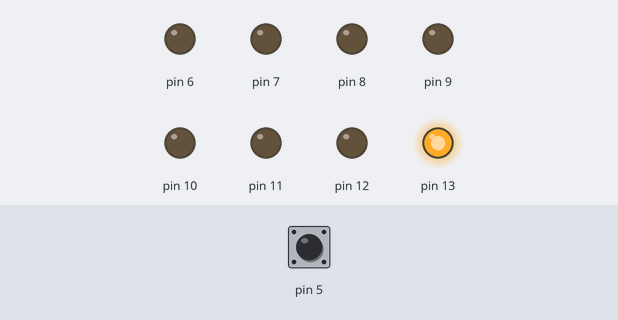
Simulated run of this sketch. Board: Arduino Uno, built with avr-gcc and run on an emulated ATmega328P. On the bench: output pins drawn as LEDs (lit = HIGH). The test bench sets the inputs (shaded band); at power-on: pin 5 HIGH.

Above: at 0.15 s.
At 0.75 s:
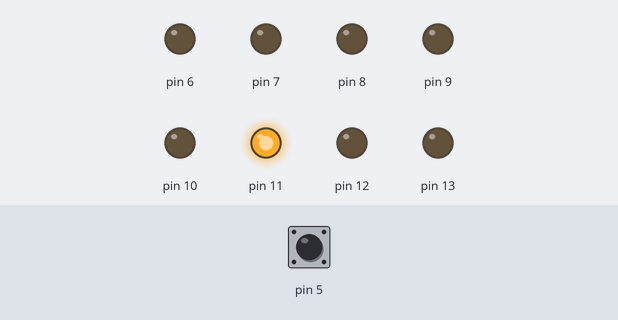
At 1.35 s:
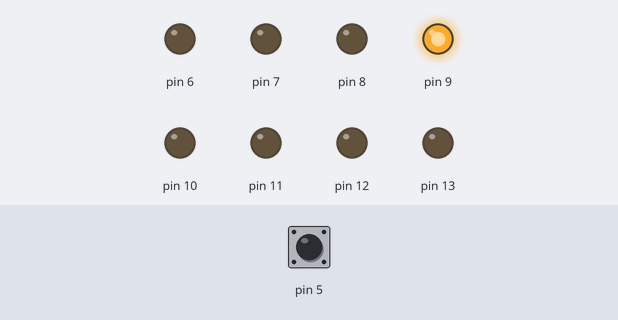
At 2.55 s:
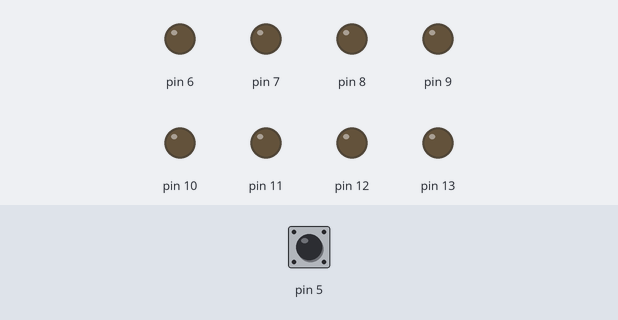
At 4.35 s:
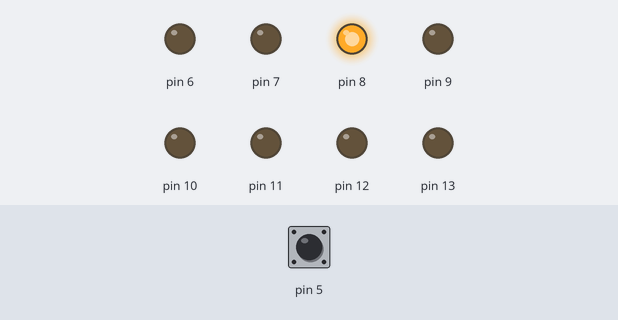
At 5.85 s:
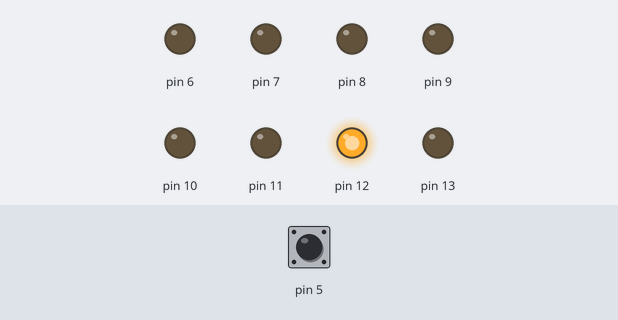
Timing chart, 0 to 6.2 s (numbered marks = the images above):
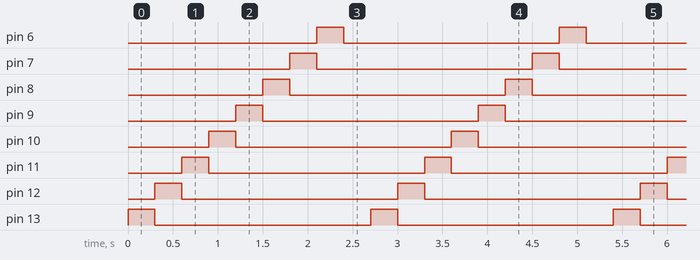

Measured:
- by itself, pin 6–13: alternates HIGH for 0.30 s and LOW for 2.4 s
- by itself, everything shown: repeats every 2.7 s, in 9 steps

The sketch:

practica1.ino
```cpp
int sensor = 0;
void setup() {
  // en esta parte va la configuracion

  pinMode(5, INPUT);
  pinMode(6, OUTPUT);
  pinMode(7, OUTPUT);
  pinMode(8, OUTPUT);
  pinMode(9, OUTPUT);
  pinMode(10, OUTPUT);
  pinMode(11, OUTPUT);
  pinMode(12, OUTPUT);
  pinMode(13, OUTPUT);
}

void loop() {

  sensor = digitalRead(5);

  if(sensor == 0){

    // ===== SECUENCIA 1 =====
  // Un LED a la vez

  digitalWrite(6, HIGH); // Enciende el led
  delay(300);            // retardo, dura 1 segundo prendido 1000 ms= 1s
  digitalWrite(6, LOW);   // Apaga el led

  digitalWrite(7, HIGH);
  delay(300);
  digitalWrite(7, LOW);

  digitalWrite(8, HIGH);
  delay(300);
  digitalWrite(8, LOW);

  digitalWrite(9, HIGH);
  delay(300);
  digitalWrite(9, LOW);

  digitalWrite(10, HIGH);
  delay(300);
  digitalWrite(10, LOW);

  digitalWrite(11, HIGH);
  delay(300);
  digitalWrite(11, LOW);

  digitalWrite(12, HIGH);
  delay(300);
  digitalWrite(12, LOW);

  digitalWrite(13, HIGH);
  delay(300);
  digitalWrite(13, LOW);

  delay(300); // pequeño delay diferenciador

  }else{
    // ===== SECUENCIA 2 =====
  // Un LED a la vez pero ahora al reves
  digitalWrite(13, HIGH);
  delay(300);
  digitalWrite(13, LOW);

  digitalWrite(12, HIGH);
  delay(300);
  digitalWrite(12, LOW);

  digitalWrite(11, HIGH);
  delay(300);
  digitalWrite(11, LOW);

  digitalWrite(10, HIGH);
  delay(300);
  digitalWrite(10, LOW);

  digitalWrite(9, HIGH);
  delay(300);
  digitalWrite(9, LOW);

  digitalWrite(8, HIGH);
  delay(300);
  digitalWrite(8, LOW);

  digitalWrite(7, HIGH);
  delay(300);
  digitalWrite(7, LOW);

  digitalWrite(6, HIGH);
  delay(300);
  digitalWrite(6, LOW);

  delay(300); // pequeño delay diferenciador

  }

}
```
